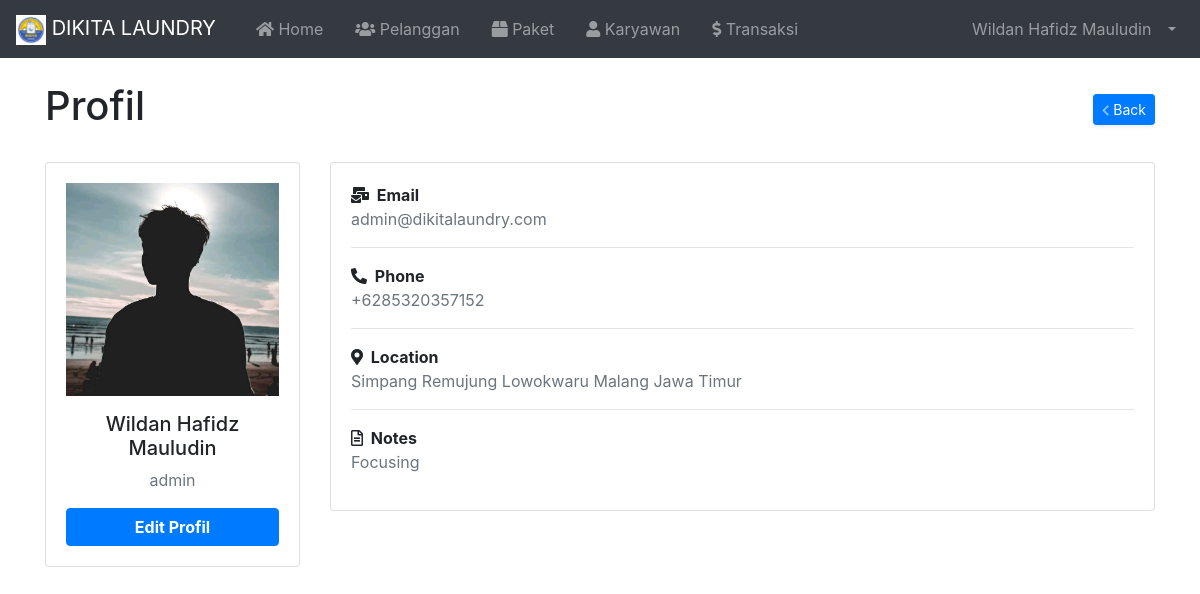
The app's page /index.php?page=Profil (signed in) with its own data.
### tables this page shows
CREATE TABLE `tbl_karyawan` (
  `id` int(11) NOT NULL,
  `nama` varchar(100) NOT NULL,
  `username` varchar(30) NOT NULL,
  `password` varchar(255) NOT NULL,
  `email` varchar(255) NOT NULL,
  `no_hp` varchar(20) NOT NULL,
  `alamat` varchar(100) NOT NULL,
  `catatan` varchar(255) NOT NULL,
  `image` varchar(255) NOT NULL,
  `role` varchar(20) NOT NULL
);

### index.php (called while the page is built, shortened)
<?php
require 'load/function.php';
?>
<?php require_once 'header.php'; ?>
<?php require 'content.php'; ?>
<?php require_once 'footer.php'; ?>

### page/user/profil.php (the view)
<div class="container">
  <div class="d-sm-flex align-items-center justify-content-between mt-4 mb-4">
    <h1>Profil</h1>
    <a href="?page=index.php" class="d-none d-sm-inline-block btn btn-sm btn-primary shadow-sm">
			<i class="fas fa-chevron-left fa-sm text-white-50"></i> Back</a>
  </div>
  <div class="row">
    <div class="col-md-3">
      <div class="card card-primary card-outline">
        <div class="card-body box-profile">
          <div class="text-center">
            <img class="profile-user-img img-fluid img-circle" src="upload/karyawan/<?= $user['image']; ?>"
              alt="User profile picture">
          </div>
          <h5 class="text-center mt-3"><?= $user['nama']; ?></h5>
          <p class="text-muted text-center"><?= $user['username']; ?></p>
          <a href="?page=EditProfil" class="btn btn-primary btn-block"><b>Edit Profil</b></a>
        </div>
      </div>
    </div>
    <div class="col-md">
      <div class="card">
        <div class="card-body">
          <strong><i class="fas fa-mail-bulk mr-1"></i> Email</strong>
          <p class="text-muted"><?= $user['email']; ?></p>
          <hr>
          <strong><i class="fas fa-phone-alt mr-1"></i> Phone</strong>
          <p class="text-muted"><?= $user['no_hp']; ?></p>
          <hr>
          <strong><i class="fas fa-map-marker-alt mr-1"></i> Location</strong>
          <p class="text-muted"><?= $user['alamat']; ?></p>
          <hr>
          <strong><i class="far fa-file-alt mr-1"></i> Notes</strong>
          <p class="text-muted"><?= $user['catatan']; ?></p>
        </div>
      </div>
    </div>
  </div>
</div>

### header.php (shortened to what this page needs)
<?php
$id = $_SESSION['id'];
$result = mysqli_query($koneksi, "SELECT * FROM tbl_karyawan WHERE id = '$id'");
$user = mysqli_fetch_assoc($result);
?>
<!DOCTYPE html>
<html lang="en">
<head>
    <link rel="stylesheet" href="asset/vendor/bootstrap-4.5.3/css/bootstrap.min.css">
    <link rel="stylesheet" href="asset/vendor/fontawesome/css/all.min.css">
    <link rel="stylesheet" href="asset/vendor/datatables-b4/datatables.min.css">
</head>
<body>
    <nav class="navbar navbar-expand-lg navbar-dark bg-dark">
        <a class="navbar-brand" href="index.php">
            <img src="asset/img/logo.png" width="30" height="30" alt="">
            DIKITA LAUNDRY
        </a>
        <div class="collapse navbar-collapse" id="navbarSupportedContent">
            <ul class="navbar-nav mr-auto">
                <li class="nav-item ml-3">
                    <a class="nav-link" href="index.php"><i class="fas fa-home"></i> Home<span class="sr-only">(current)</span></a>
                </li>
                <li class="nav-item ml-3">
                    <a class="nav-link" href="?page=Pelanggan"><i class="fas fa-users"></i> Pelanggan</a>
                </li>
                <li class="nav-item ml-3">
                    <a class="nav-link" href="?page=Paket"><i class="fas fa-box"></i> Paket</a>
                </li>
                <?php if ($user['role'] == 'Admin') : ?>
                    <li class="nav-item ml-3">
                        <a class="nav-link" href="?page=Karyawan"><i class="fas fa-user"></i> Karyawan</a>
                    </li>
                <?php endif; ?>
                <li class="nav-item ml-3">
                    <a class="nav-link " href="?page=Transaksi"><i class="fas fa-dollar-sign"></i> Transaksi</a>
                </li>
            </ul>
            <ul class="navbar-nav ml-auto">
                <li class="nav-item dropdown">
                    <a class="nav-link dropdown-toggle" href="#" id="userDropdown" role="button" data-toggle="dropdown" aria-haspopup="true" aria-expanded="false">
                        <span class="mr-2 d-none d-lg-inline"><?= $user['nama']; ?></span>
                    </a>
                </li>
            </ul>
        </div>
    </nav>

### records on screen
tbl_karyawan: nama "Wildan Hafidz Mauludin", image (picture), username "admin", email "admin@dikitalaundry.com", no_hp "+6285320357152", alamat "Simpang Remujung Lowokwaru Malang Jawa Timur", catatan "Focusing"
